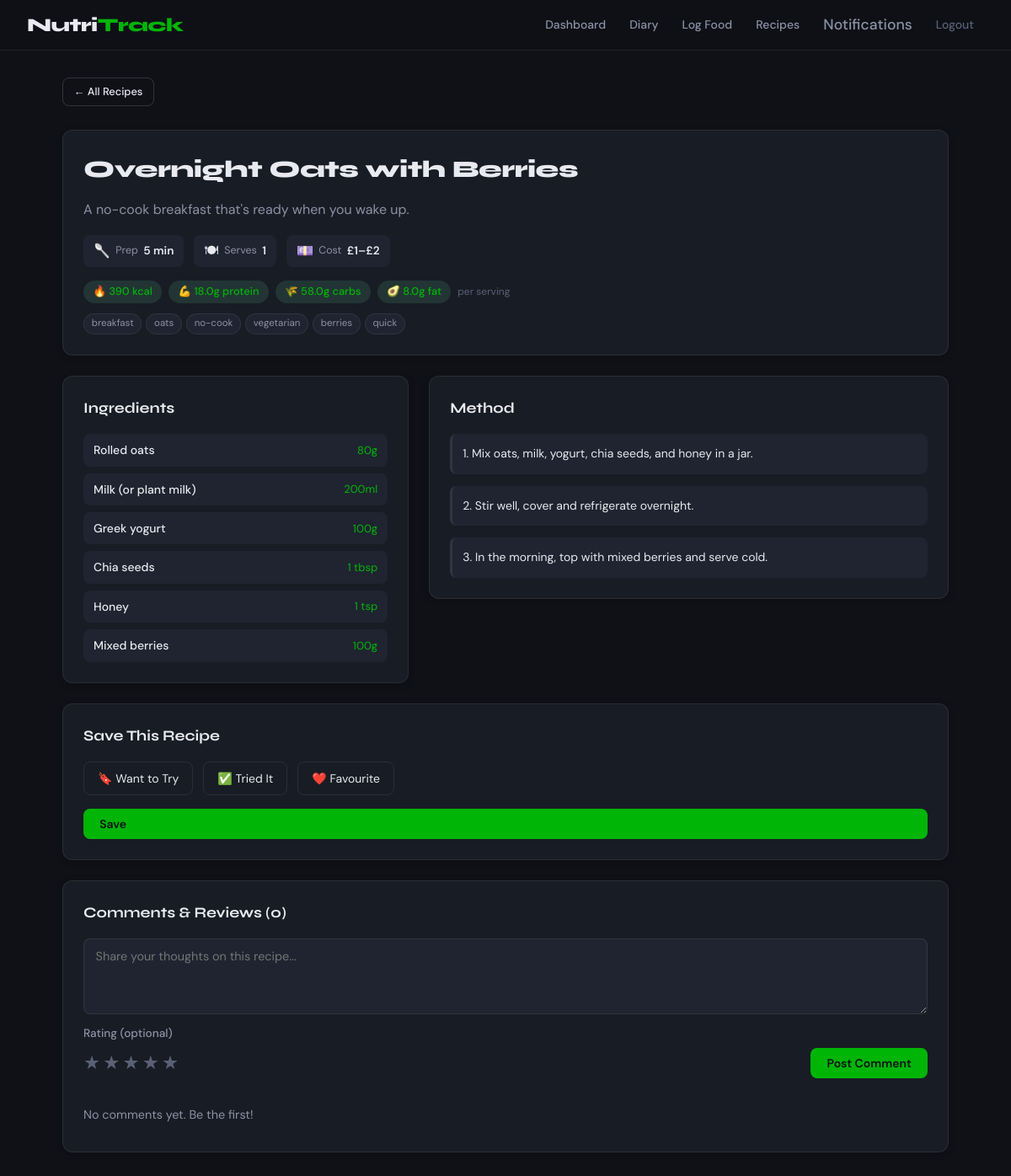
/recipe/3 (signed in), run on the app's committed database.
### app.py (models this page shows, shortened)
class Recipe(db.Model):
    id = db.Column(db.Integer, primary_key=True)
    title = db.Column(db.String(200), nullable=False)
    description = db.Column(db.Text, nullable=True)
    ingredients = db.Column(db.Text, nullable=False)  # stored as JSON string
    instructions = db.Column(db.Text, nullable=False)
    cook_time_mins = db.Column(db.Integer, nullable=True)
    prep_time_mins = db.Column(db.Integer, nullable=True)
    servings = db.Column(db.Integer, nullable=True, default=2)
    cost_estimate = db.Column(db.String(20), nullable=True)
    calories_per_serving = db.Column(db.Float, nullable=True)
    protein_per_serving = db.Column(db.Float, nullable=True)
    carbs_per_serving = db.Column(db.Float, nullable=True)
    fat_per_serving = db.Column(db.Float, nullable=True)
    tags = db.Column(db.String(300), nullable=True)  # comma separated
    image_url = db.Column(db.String(500), nullable=True)
    created_by = db.Column(db.Integer, db.ForeignKey("user.id"), nullable=True)
    created = db.Column(db.DateTime, default=datetime.utcnow)
    comments = db.relationship("RecipeComment", backref="recipe", lazy=True)
    def average_rating(self):
        if not self.comments:
            return None
        rated = [c.rating for c in self.comments if c.rating is not None]
        if not rated:
            return None
        return round(sum(rated) / len(rated), 1)

### app.py (the view)
@app.route("/recipe/<int:recipe_id>")
@login_required
def view_recipe(recipe_id):
    user = get_current_user()
    recipe = Recipe.query.get_or_404(recipe_id)
    comments = RecipeComment.query.filter_by(recipe_id=recipe_id).order_by(
        RecipeComment.created.desc()
    ).all()
    ingredients = json.loads(recipe.ingredients) if recipe.ingredients else []
    return render_template("view-recipe.html", user=user, recipe=recipe,
                           ingredients=ingredients, comments=comments)

### app.py (called while the page is built)
def login_required(f):
    @wraps(f)
    def decorated(*args, **kwargs):
        user = get_current_user()
        if user is None:
            session.clear()
            flash("Please log in to access this page.", "warning")
            return redirect(url_for("login"))
        return f(*args, **kwargs)
    return decorated

def get_current_user():
    if "user_id" not in session:
        return None
    user = User.query.get(session["user_id"])
    if user is None:
        session.clear()
        return None
    return user

@app.context_processor
def inject_globals():
    return {
        "current_user": get_current_user()
    }

### templates/view-recipe.html (shortened to what this page needs)
{% extends "base.html" %}
{% block content %}
<div class="page-header">
    <a href="{{ url_for('recipes') }}" class="btn btn-outline btn-sm">← All Recipes</a>
</div>
<div class="recipe-detail-header card">
    <div class="recipe-detail-title-row">
        <h1 class="recipe-detail-title">{{ recipe.title }}</h1>
    </div>
    {% if recipe.description %}
        <p class="recipe-detail-desc">{{ recipe.description }}</p>
    {% endif %}
    <div class="recipe-info-chips">
        {% if recipe.prep_time_mins %}
            <div class="info-chip">
                <span class="chip-icon">🥄</span>
                <span class="chip-label">Prep</span>
                <span class="chip-value">{{ recipe.prep_time_mins }} min</span>
            </div>
        {% endif %}
        {% if recipe.servings %}
            <div class="info-chip">
                <span class="chip-icon">🍽</span>
                <span class="chip-label">Serves</span>
                <span class="chip-value">{{ recipe.servings }}</span>
            </div>
        {% endif %}
        {% if recipe.cost_estimate %}
            <div class="info-chip">
                <span class="chip-icon">💷</span>
                <span class="chip-label">Cost</span>
                <span class="chip-value">{{ recipe.cost_estimate }}</span>
            </div>
        {% endif %}
    </div>
    {% if recipe.calories_per_serving %}
    <div class="recipe-nutrition-strip">
        <div class="nutrition-chip">🔥 {{ recipe.calories_per_serving | int }} kcal</div>
        {% if recipe.protein_per_serving %}<div class="nutrition-chip">💪 {{ recipe.protein_per_serving }}g protein</div>{% endif %}
        {% if recipe.carbs_per_serving %}<div class="nutrition-chip">🌾 {{ recipe.carbs_per_serving }}g carbs</div>{% endif %}
        {% if recipe.fat_per_serving %}<div class="nutrition-chip">🥑 {{ recipe.fat_per_serving }}g fat</div>{% endif %}
        <small class="per-serving-note">per serving</small>
    </div>
    {% endif %}
    {% if recipe.tags %}
    <div class="recipe-tags">
        {% for t in recipe.tags.split(',') %}
            <a href="{{ url_for('recipes', tag=t.strip()) }}" class="tag">{{ t.strip() }}</a>
        {% endfor %}
    </div>
    {% endif %}
</div>
<div class="recipe-body">
    <div class="card recipe-section">
        <h2 class="card-title">Ingredients</h2>
        <ul class="ingredient-list">
            {% for ing in ingredients %}
            <li class="ingredient-item">
                <span class="ingredient-name">{{ ing.name }}</span>
                <span class="ingredient-amount">{{ ing.amount }}</span>
            </li>
            {% endfor %}
        </ul>
    </div>
    <div class="card recipe-section">
        <h2 class="card-title">Method</h2>
        <div class="instructions">
            {% for step in recipe.instructions.split('\n') %}
                {% if step.strip() %}
                    <p class="instruction-step">{{ step.strip() }}</p>
                {% endif %}
            {% endfor %}
        </div>
    </div>
</div>
{% if session.role == 'subscriber' %}
<div class="card section-gap">
    <h2 class="card-title">Save This Recipe</h2>
    <form method="POST" action="{{ url_for('save_recipe', recipe_id=recipe.id) }}" class="save-form">
        <div class="save-options">
            {% for status, label, icon in [('want_to_try','Want to Try','🔖'), ('tried','Tried It','✅'), ('favourite','Favourite','❤️')] %}
            <label class="save-option {% if saved_status == status %}save-option--active{% endif %}">
                <span>{{ icon }} {{ label }}</span>
            </label>
            {% endfor %}
        </div>
        <button type="submit" class="btn btn-primary">Save</button>
    </form>
</div>
{% endif %}
<div class="card section-gap">
    <h2 class="card-title">Comments & Reviews ({{ comments | length }})</h2>
    <form method="POST" action="{{ url_for('add_recipe_comment', recipe_id=recipe.id) }}" class="comment-form">
        <div class="form-group">
            <textarea name="comment" rows="3" placeholder="Share your thoughts on this recipe..." required></textarea>
        </div>
        <div class="form-row rating-row">
            <div class="form-group">
                <label>Rating (optional)</label>
                <div class="star-rating">
                    {% for i in range(1, 6) %}
                    <label class="star-label">
                        <span class="star">★</span>
                    </label>
                    {% endfor %}
                </div>
            </div>
            <button type="submit" class="btn btn-primary">Post Comment</button>
        </div>
    </form>
    <div class="comments-list section-gap">
        {% for c in comments %}
        <div class="comment-item">
            <div class="comment-meta">
                <span class="comment-author">{{ c.user.full_name }}</span>
                {% if c.rating %}
                    <span class="comment-rating">
                        {% for i in range(c.rating) %}⭐{% endfor %}
                    </span>
                {% endif %}
                <span class="comment-date">{{ c.created.strftime('%d %b %Y') }}</span>
            </div>
            <p class="comment-text">{{ c.comment }}</p>
        </div>
        {% else %}
        <p class="empty-state-text">No comments yet. Be the first!</p>
        {% endfor %}
    </div>
</div>
{% endblock %}

### data on the page
Recipe: title "Overnight Oats with Berries", description "A no-cook breakfast that's ready when you wake up.", prep_time_mins "5", servings "1", cost_estimate "£1–£2", calories_per_serving "390", protein_per_serving "18.0", carbs_per_serving "58.0", fat_per_serving "8.0"

### other printed values
{{ t.strip() }} "breakfast" "oats" "no-cook" "vegetarian" "berries" "quick"
{{ ing.name }} "Rolled oats" "Milk (or plant milk)" "Greek yogurt" "Chia seeds" "Honey" "Mixed berries"
{{ ing.amount }} "80g" "200ml" "100g" "1 tbsp" "1 tsp" "100g"
{{ step.strip() }} "1. Mix oats, milk, yogurt, chia seeds, and honey in a jar." "2. Stir well, cover and refrigerate overnight." "3. In the morning, top with mixed berries and serve cold."
{{ icon }} "🔖" "✅" "❤️"
{{ label }} "Want to Try" "Tried It" "Favourite"
{{ comments | length }} "0"
